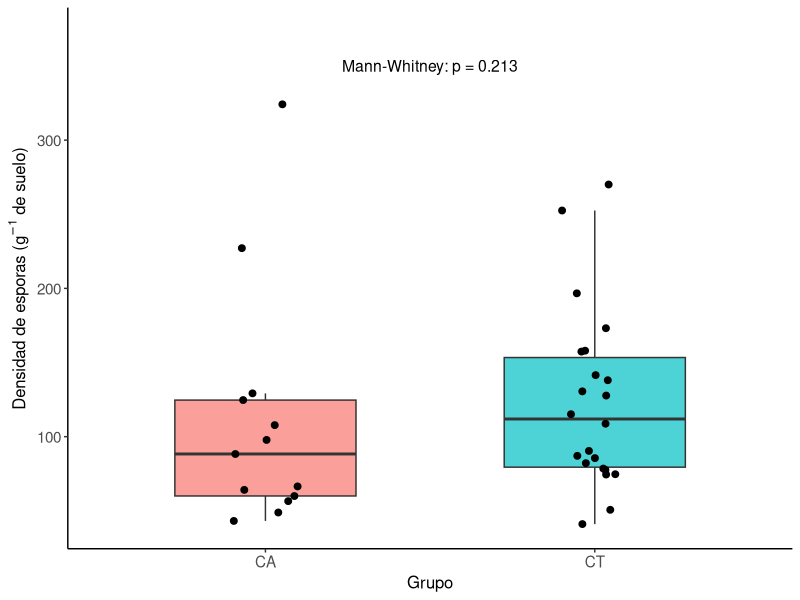
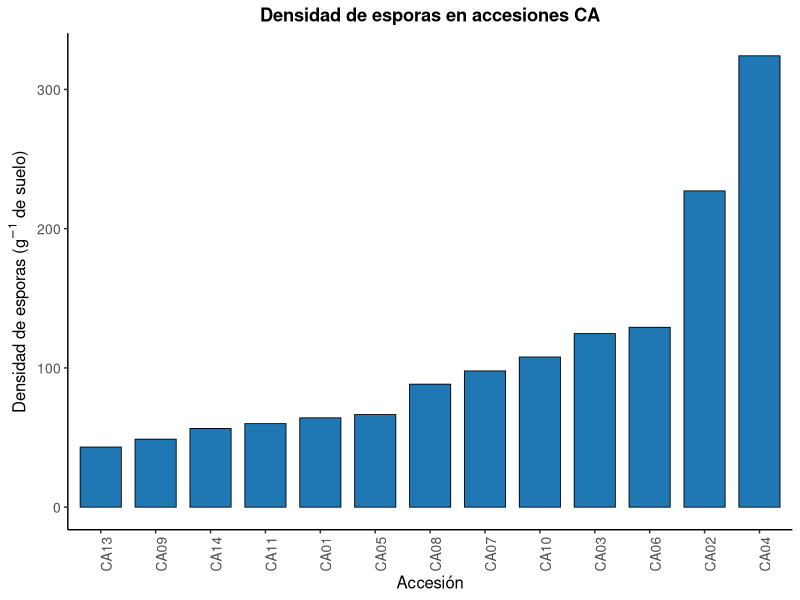
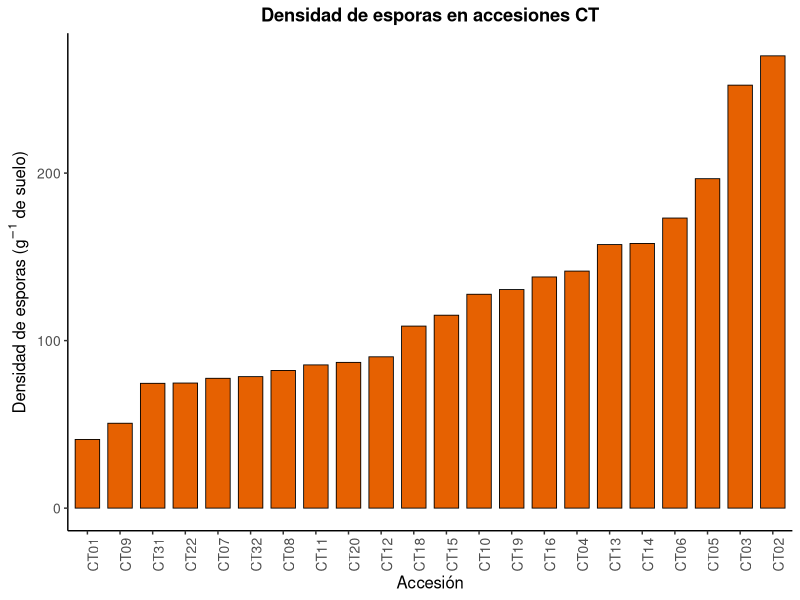
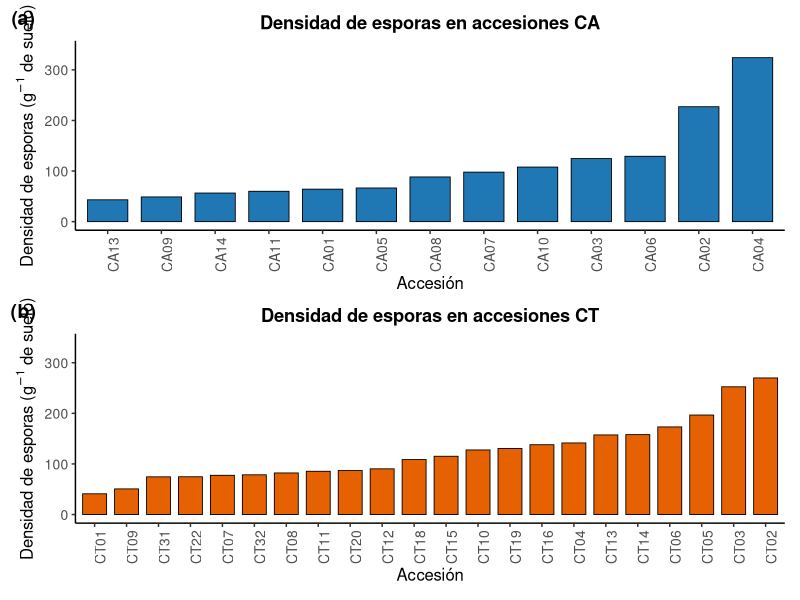
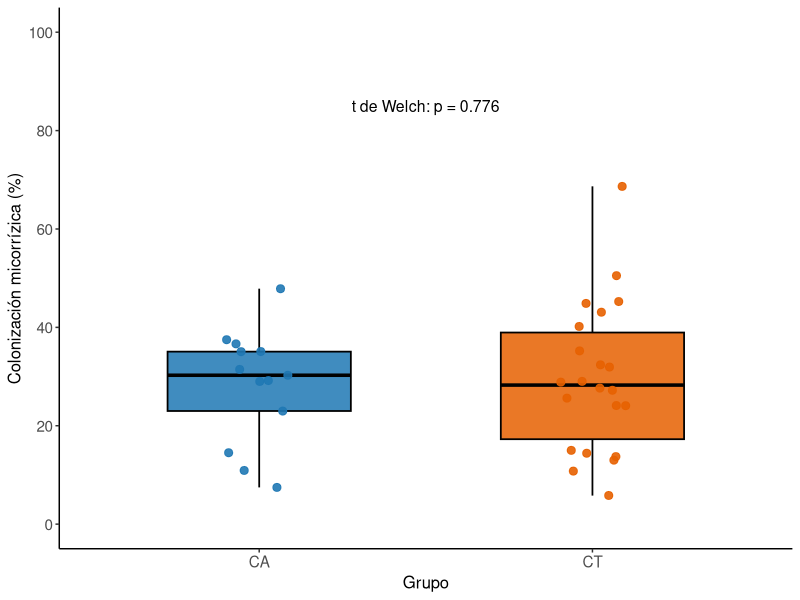
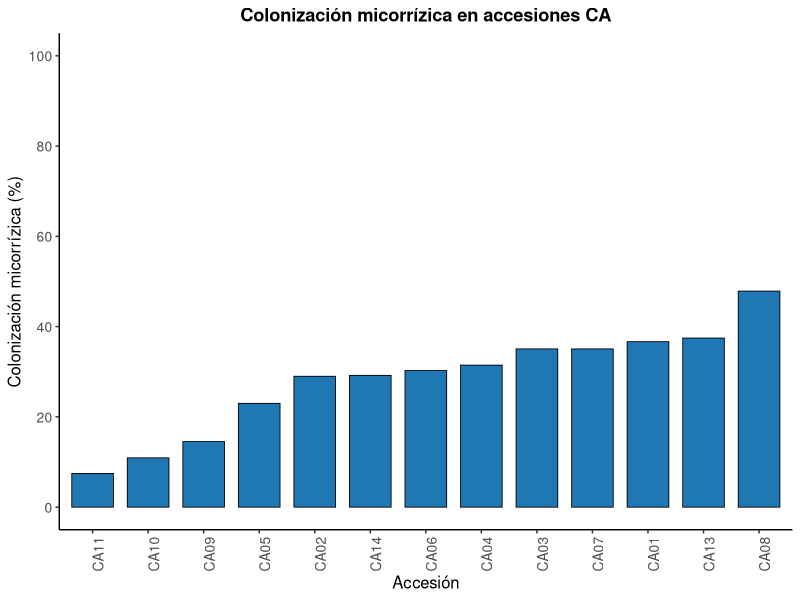
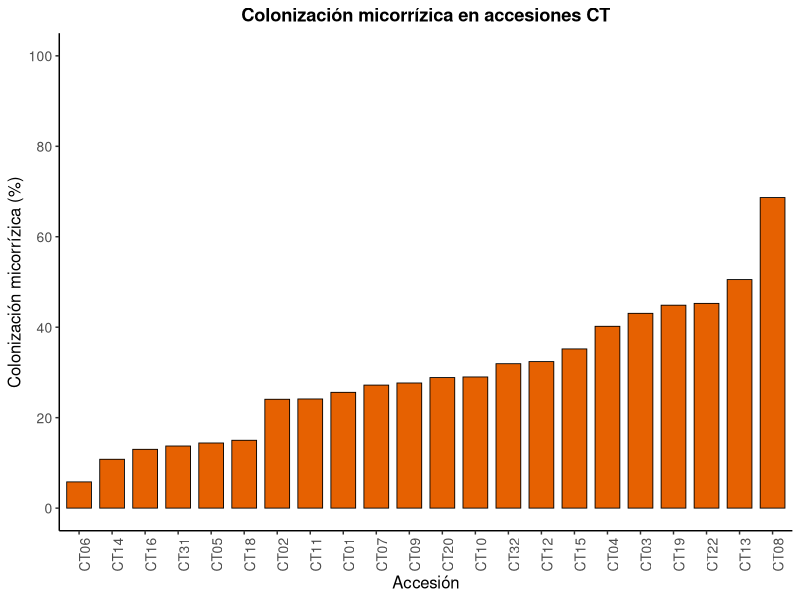
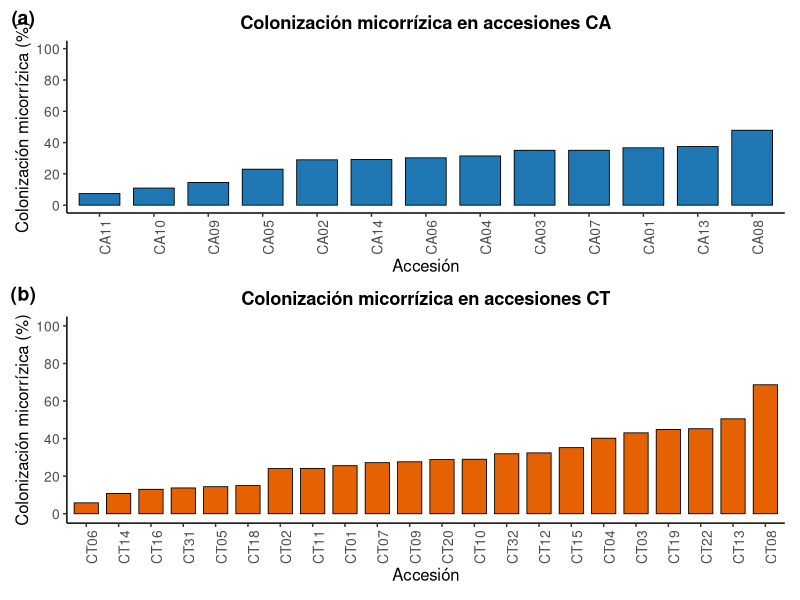

Here is the R script that generated these plots, in order:
## ---- chunk 1

library(readxl)
library(dplyr)
library(ggplot2)
library(readxl)
library(patchwork)


## ---- chunk 2

datos <- read_excel("data/densidad de esporas procesar.xlsx", 
    sheet = "Total_por_accesion")
View(datos)


datos <- datos %>%
  mutate(
    Densidad_esporas_g = `Total de esporas` / 6
  )

datos

str(datos)

## ---- chunk 3


# Descriptivos generales
descriptivos_general <- datos %>%
  summarise(
    n = sum(!is.na(Densidad_esporas_g)),
    Media = mean(Densidad_esporas_g, na.rm = TRUE),
    DE = sd(Densidad_esporas_g, na.rm = TRUE),
    Mediana = median(Densidad_esporas_g, na.rm = TRUE),
    Minimo = min(Densidad_esporas_g, na.rm = TRUE),
    Maximo = max(Densidad_esporas_g, na.rm = TRUE)
  )

descriptivos_general


# Descriptivos por grupo
descriptivos_grupo <- datos %>%
  group_by(Grupo) %>%
  summarise(
    n = sum(!is.na(Densidad_esporas_g)),
    Media = mean(Densidad_esporas_g, na.rm = TRUE),
    DE = sd(Densidad_esporas_g, na.rm = TRUE),
    Mediana = median(Densidad_esporas_g, na.rm = TRUE),
    Minimo = min(Densidad_esporas_g, na.rm = TRUE),
    Maximo = max(Densidad_esporas_g, na.rm = TRUE)
  )

descriptivos_grupo

## ---- chunk 4

# Grupo CA
shapiro_CA <- shapiro.test(
  datos$Densidad_esporas_g[datos$Grupo == "CA"]
)

shapiro_CA


# Grupo CT
shapiro_CT <- shapiro.test(
  datos$Densidad_esporas_g[datos$Grupo == "CT"]
)

shapiro_CT

## ---- chunk 5

mann_whitney <- wilcox.test(
  Densidad_esporas_g ~ Grupo,
  data = datos,
  exact = FALSE
)

mann_whitney


## ---- chunk 6

p_valor <- mann_whitney$p.value

fig_boxplot <- ggplot(
  datos,
  aes(
    x = Grupo,
    y = Densidad_esporas_g,
    fill = Grupo
  )
) +
  geom_boxplot(
    width = 0.55,
    outlier.shape = NA,
    alpha = 0.7
  ) +
  geom_jitter(
    width = 0.10,
    size = 2
  ) +
  annotate(
    "text",
    x = 1.5,
    y = max(datos$Densidad_esporas_g, na.rm = TRUE) * 1.08,
    label = paste0(
      "Mann-Whitney: p = ",
      format.pval(p_valor, digits = 3)
    ),
    size = 4
  ) +
  expand_limits(
    y = max(datos$Densidad_esporas_g, na.rm = TRUE) * 1.15
  ) +
  labs(
    x = "Grupo",
    y = expression(
      "Densidad de esporas (g"^{-1}*" de suelo)"
    )
  ) +
  theme_classic() +
  theme(
    legend.position = "none",
    axis.title = element_text(size = 12),
    axis.text = element_text(size = 11)
  )

fig_boxplot



# Exportar

ggsave(
  filename = "manuscript/Figuras_Densidad_HMA/Figura_1_Boxplot_CA_vs_CT.tiff",
  plot = fig_boxplot,
  width = 16,
  height = 14,
  units = "cm",
  dpi = 600,
  compression = "lzw"
)

# ggsave(
#   filename = "manuscript/Figuras_Densidad_HMA/Figura_1_Boxplot_CA_vs_CT.pdf",
#   plot = fig_boxplot,
#   width = 16,
#   height = 14,
#   units = "cm",
#   device = cairo_pdf
# )

## ---- chunk 7

fig_CA <- ggplot(
  filter(datos, Grupo == "CA"),
  aes(
    x = reorder(Accesión, Densidad_esporas_g),
    y = Densidad_esporas_g
  )
) +
  geom_col(
    width = 0.75,
    fill = "#1F78B4",
    color = "black",
    linewidth = 0.3
  ) +
  labs(
    x = "Accesión",
    y = expression(
      "Densidad de esporas (g"^{-1}*" de suelo)"
    ),
    title = "Densidad de esporas en accesiones CA"
  ) +
  theme_classic() +
  theme(
    axis.text.x = element_text(
      angle = 90,
      hjust = 1
    ),
    plot.title = element_text(
      hjust = 0.5,
      face = "bold"
    ),
    axis.title = element_text(size = 12),
    axis.text = element_text(size = 10)
  )

fig_CA


# Exportar

# ggsave(
#   filename = "manuscript/Figuras_Densidad_HMA/Figura_2_Densidad_CA.tiff",
#   plot = fig_CA,
#   width = 22,
#   height = 15,
#   units = "cm",
#   dpi = 600,
#   compression = "lzw"
# )

# ggsave(
#   filename = "manuscript/Figuras_Densidad_HMA/Figura_2_Densidad_CA.pdf",
#   plot = fig_CA,
#   width = 22,
#   height = 15,
#   units = "cm",
#   device = cairo_pdf
# )

## ---- chunk 8

fig_CT <- ggplot(
  filter(datos, Grupo == "CT"),
  aes(
    x = reorder(Accesión, Densidad_esporas_g),
    y = Densidad_esporas_g
  )
) +
  geom_col(
    width = 0.75,
    fill = "#E66101",
    color = "black",
    linewidth = 0.3
  ) +
  labs(
    x = "Accesión",
    y = expression(
      "Densidad de esporas (g"^{-1}*" de suelo)"
    ),
    title = "Densidad de esporas en accesiones CT"
  ) +
  theme_classic() +
  theme(
    axis.text.x = element_text(
      angle = 90,
      hjust = 1
    ),
    plot.title = element_text(
      hjust = 0.5,
      face = "bold"
    ),
    axis.title = element_text(size = 12),
    axis.text = element_text(size = 10)
  )

fig_CT

# exportar

# ggsave(
#   filename = "manuscript/Figuras_Densidad_HMA/Figura_3_Densidad_CT.tiff",
#   plot = fig_CT,
#   width = 22,
#   height = 15,
#   units = "cm",
#   dpi = 600,
#   compression = "lzw"
# )

# ggsave(
#   filename = "manuscript/Figuras_Densidad_HMA/Figura_3_Densidad_CT.pdf",
#   plot = fig_CT,
#   width = 22,
#   height = 15,
#   units = "cm",
#   device = cairo_pdf
# )

## ---- chunk 9

# Establecer la misma escala del eje Y para ambas figuras
limite_y <- max(datos$Densidad_esporas_g, na.rm = TRUE) * 1.05

fig_CA_final <- fig_CA +
  coord_cartesian(ylim = c(0, limite_y))

fig_CT_final <- fig_CT +
  coord_cartesian(ylim = c(0, limite_y))


# Combinar figuras verticalmente
fig_combinada <- (
  fig_CA_final /
  fig_CT_final
) +
  plot_annotation(
    tag_levels = "a",
    tag_prefix = "(",
    tag_suffix = ")"
  ) &
  theme(
    plot.tag = element_text(
      face = "bold",
      size = 14
    ),
    plot.tag.position = c(0.01, 0.99)
  )

# Visualizar
fig_combinada


# Exportar figura combinada
ggsave(
  filename = "manuscript/Figuras_Densidad_HMA/Figura_2_Densidad_CA_CT.tiff",
  plot = fig_combinada,
  width = 22,
  height = 28,
  units = "cm",
  dpi = 600,
  compression = "lzw",
  bg = "white"
)

## ---- chunk 10

library(readxl)
colonizacion <- read_excel("data/base_datos_tincion.xlsx", 
    sheet = "fb")

colonizacion

## ---- chunk 11


# ============================================================
# 3. PREPARAR LOS DATOS DE COLONIZACIÓN
# ============================================================

colonizacion <- colonizacion %>%
  mutate(
    Accesión = gsub("_", "", muestra),
    Grupo = substr(Accesión, 1, 2)
  )


# ============================================================
# 4. PROMEDIO DE R1, R2 Y R3 POR ACCESIÓN
# ============================================================

colonizacion_promedio <- colonizacion %>%
  group_by(Accesión, Grupo) %>%
  summarise(
    Colonizacion = mean(porcentaje, na.rm =TRUE),
    .groups = "drop"
  )


# ============================================================
# 5. CONSERVAR SOLO LAS 35 ACCESIONES USADAS EN DENSIDAD
# ============================================================

colonizacion_analisis <- colonizacion_promedio %>%
  semi_join(
    datos %>% select(Accesión),
    by = "Accesión"
  ) %>%
  arrange(Grupo, Accesión)

colonizacion_analisis


# Accesiones de densidad que no aparecen en colonización
anti_join(
  datos %>% distinct(Accesión),
  colonizacion_promedio %>% distinct(Accesión),
  by = "Accesión"
)

# Número de accesiones por grupo
colonizacion_analisis %>%
  count(Grupo)

# Verificar accesiones únicas
n_distinct(colonizacion_analisis$Accesión)

# ============================================================
# 6. ESTADÍSTICA DESCRIPTIVA GENERAL
# ============================================================

descriptivos_general <- colonizacion_analisis %>%
  summarise(
    n = n(),
    Media = mean(Colonizacion),
    DE = sd(Colonizacion),
    Mediana = median(Colonizacion),
    Minimo = min(Colonizacion),
    Maximo = max(Colonizacion)
  )

descriptivos_general


# ============================================================
# 7. ESTADÍSTICA DESCRIPTIVA POR GRUPO
# ============================================================

descriptivos_grupo <- colonizacion_analisis %>%
  group_by(Grupo) %>%
  summarise(
    n = n(),
    Media = mean(Colonizacion),
    DE = sd(Colonizacion),
    Mediana = median(Colonizacion),
    Minimo = min(Colonizacion),
    Maximo = max(Colonizacion)
  )

descriptivos_grupo


# ============================================================
# 8. NORMALIDAD: SHAPIRO-WILK
# ============================================================

shapiro_CA <- shapiro.test(
  colonizacion_analisis$Colonizacion[
    colonizacion_analisis$Grupo == "CA"
  ]
)

shapiro_CT <- shapiro.test(
  colonizacion_analisis$Colonizacion[
    colonizacion_analisis$Grupo == "CT"
  ]
)

shapiro_CA
shapiro_CT


# ============================================================
# 9. COMPARACIÓN CA vs CT
# t DE WELCH
# ============================================================

comparacion <- t.test(
  Colonizacion ~ Grupo,
  data = colonizacion_analisis,
  var.equal = FALSE
)

comparacion


# ============================================================
# 10. COLORES
# ============================================================

colores_grupo <- c(
  "CA" = "#1F78B4",
  "CT" = "#E66101"
)


# ============================================================
# ============================================================
# 11. BOXPLOT CA vs CT
# ============================================================

p_valor <- comparacion$p.value

fig_boxplot_col <- ggplot(
  colonizacion_analisis,
  aes(
    x = Grupo,
    y = Colonizacion,
    fill = Grupo
  )
) +
  geom_boxplot(
    width = 0.55,
    alpha = 0.85,
    color = "black",
    linewidth = 0.6,
    outlier.shape = NA
  ) +
  geom_jitter(
    aes(color = Grupo),
    width = 0.10,
    size = 2.4,
    alpha = 0.9,
    show.legend = FALSE
  ) +
  annotate(
    "text",
    x = 1.5,
    y = 85,
    label = paste0(
      "t de Welch: p = ",
      format.pval(p_valor, digits = 3)
    ),
    size = 4
  ) +
  scale_fill_manual(values = colores_grupo) +
  scale_color_manual(values = colores_grupo) +
  scale_y_continuous(
    limits = c(0, 100),
    breaks = seq(0, 100, 20)
  ) +
  labs(
    x = "Grupo",
    y = "Colonización micorrízica (%)"
  ) +
  theme_classic() +
  theme(
    legend.position = "none",
    axis.title = element_text(size = 12),
    axis.text = element_text(size = 11)
  )

fig_boxplot_col


# ------------------------------------------------------------
# FIGURA 1. BOXPLOT CA vs CT
# ------------------------------------------------------------

ggsave(
  filename = "manuscript/Figuras_Colonizacion_HMA/Figura_1_Boxplot_Colonizacion_CA_vs_CT.tiff",
  plot = fig_boxplot_col,
  width = 16,
  height = 14,
  units = "cm",
  dpi = 600,
  compression = "lzw",
  bg = "white"
)

# ggsave(
#   "manuscript/Figuras_Colonizacion_HMA/Figura_1_Boxplot_Colonizacion_CA_vs_CT.png",
#   plot = fig_boxplot_col,
#   width = 16,
#   height = 14,
#   units = "cm",
#   dpi = 600,
#   bg = "white"
# )


# ggsave(
#   filename = "manuscript/Figuras_Colonizacion_HMA/Figura_1_Boxplot_Colonizacion_CA_vs_CT.pdf",
#   plot = fig_boxplot_col,
#   width = 16,
#   height = 14,
#   units = "cm",
#   device = cairo_pdf,
#   bg = "white"
# )

# ============================================================
# ============================================================
# 12. COLONIZACIÓN POR ACCESIÓN - CA
# ============================================================

fig_CA_col <- ggplot(
  filter(colonizacion_analisis, Grupo == "CA"),
  aes(
    x = reorder(Accesión, Colonizacion),
    y = Colonizacion
  )
) +
  geom_col(
    width = 0.75,
    fill = "#1F78B4",
    color = "black",
    linewidth = 0.3
  ) +
  scale_y_continuous(
    limits = c(0, 100),
    breaks = seq(0, 100, 20)
  ) +
  labs(
    x = "Accesión",
    y = "Colonización micorrízica (%)",
    title = "Colonización micorrízica en accesiones CA"
  ) +
  theme_classic() +
  theme(
    axis.text.x = element_text(
      angle = 90,
      hjust = 1
    ),
    plot.title = element_text(
      hjust = 0.5,
      face = "bold"
    ),
    axis.title = element_text(size = 12),
    axis.text = element_text(size = 10)
  )

fig_CA_col

# ============================================================
# ============================================================
# 13. COLONIZACIÓN POR ACCESIÓN - CT
# ============================================================

fig_CT_col <- ggplot(
  filter(colonizacion_analisis, Grupo == "CT"),
  aes(
    x = reorder(Accesión, Colonizacion),
    y = Colonizacion
  )
) +
  geom_col(
    width = 0.75,
    fill = "#E66101",
    color = "black",
    linewidth = 0.3
  ) +
  scale_y_continuous(
    limits = c(0, 100),
    breaks = seq(0, 100, 20)
  ) +
  labs(
    x = "Accesión",
    y = "Colonización micorrízica (%)",
    title = "Colonización micorrízica en accesiones CT"
  ) +
  theme_classic() +
  theme(
    axis.text.x = element_text(
      angle = 90,
      hjust = 1
    ),
    plot.title = element_text(
      hjust = 0.5,
      face = "bold"
    ),
    axis.title = element_text(size = 12),
    axis.text = element_text(size = 10)
  )

fig_CT_col

# ============================================================
# 14. EXPORTAR FIGURAS EN ALTA CALIDAD
# ============================================================

# ------------------------------------------------------------
# FIGURA 2. COLONIZACIÓN EN ACCESIONES CA
# ------------------------------------------------------------

# ggsave(
#   filename = "manuscript/Figuras_Colonizacion_HMA/Figura_2_Colonizacion_CA.tiff",
#   plot = fig_CA_col,
#   width = 22,
#   height = 15,
#   units = "cm",
#   dpi = 600,
#   compression = "lzw",
#   bg = "white"
# )

# ggsave(
#   filename = "Figuras_Colonizacion_HMA/Figura_2_Colonizacion_CA.pdf",
#   plot = fig_CA_col,
#   width = 22,
#   height = 15,
#   units = "cm",
#   device = cairo_pdf,
#   bg = "white"
# )

# ------------------------------------------------------------
# FIGURA 3. COLONIZACIÓN EN ACCESIONES CT
# ------------------------------------------------------------

# ggsave(
#   filename = "Figuras_Colonizacion_HMA/Figura_3_Colonizacion_CT.tiff",
#   plot = fig_CT_col,
#   width = 22,
#   height = 15,
#   units = "cm",
#   dpi = 600,
#   compression = "lzw",
#   bg = "white"
# )


# Exportar figuras colonizacion unidas

# ============================================================
# 15. COMBINAR FIGURAS CA Y CT
# ============================================================

fig_colonizacion <- (
  fig_CA_col /
  fig_CT_col
) +
  plot_layout(
    heights = c(1, 1.2)
  ) +
  plot_annotation(
    tag_levels = "a",
    tag_prefix = "(",
    tag_suffix = ")"
  ) &
  theme(
    plot.tag = element_text(
      face = "bold",
      size = 14
    ),
    plot.tag.position = c(0.01, 0.99)
  )

# Visualizar figura combinada
fig_colonizacion


# ============================================================
# 16. EXPORTAR FIGURA COMBINADA
# ============================================================

ggsave(
  filename = paste0(
    "manuscript/Figuras_Colonizacion_HMA/",
    "Figura_2_Colonizacion_CA_CT.tiff"
  ),
  plot = fig_colonizacion,
  width = 22,
  height = 28,
  units = "cm",
  dpi = 600,
  compression = "lzw",
  bg = "white"
)








## ---- chunk 12

# ============================================================
# CORRELACIÓN ENTRE DENSIDAD DE ESPORAS Y COLONIZACIÓN
# ============================================================

library(dplyr)

# Unir ambas bases mediante la accesión
datos_cor <- datos %>%
  select(Accesión, Grupo, Densidad_esporas_g) %>%
  inner_join(
    colonizacion_analisis %>%
      select(Accesión, Colonizacion),
    by = "Accesión"
  )

# Visualizar
View(datos_cor)

# Verificar número de observaciones
nrow(datos_cor)

# Verificar estructura
str(datos_cor)

## ---- chunk 13

# ============================================================
# 2. CORRELACIÓN DE SPEARMAN
# ============================================================

# Correlación general
cor_general <- cor.test(
  datos_cor$Densidad_esporas_g,
  datos_cor$Colonizacion,
  method = "spearman",
  exact = FALSE
)

cor_general


# Correlación grupo CA
cor_CA <- cor.test(
  datos_cor$Densidad_esporas_g[datos_cor$Grupo == "CA"],
  datos_cor$Colonizacion[datos_cor$Grupo == "CA"],
  method = "spearman",
  exact = FALSE
)

cor_CA


# Correlación grupo CT
cor_CT <- cor.test(
  datos_cor$Densidad_esporas_g[datos_cor$Grupo == "CT"],
  datos_cor$Colonizacion[datos_cor$Grupo == "CT"],
  method = "spearman",
  exact = FALSE
)

cor_CT

## ---- chunk 14

# ============================================================
# 3. EXTRAER COEFICIENTES Y VALORES P
# ============================================================

# General
rho_general <- unname(cor_general$estimate)
p_general <- cor_general$p.value

# CA
rho_CA <- unname(cor_CA$estimate)
p_CA <- cor_CA$p.value

# CT
rho_CT <- unname(cor_CT$estimate)
p_CT <- cor_CT$p.value


# Tabla resumen
resultados_cor <- data.frame(
  Grupo = c("General", "CA", "CT"),
  n = c(
    nrow(datos_cor),
    sum(datos_cor$Grupo == "CA"),
    sum(datos_cor$Grupo == "CT")
  ),
  Rho = c(rho_general, rho_CA, rho_CT),
  p_valor = c(p_general, p_CA, p_CT)
)

resultados_cor

## ---- chunk 15

# ============================================================
# 4. GRÁFICO DE CORRELACIÓN
# ============================================================

# Formatear valores p
formato_p <- function(p) {
  if (p < 0.001) {
    return("p < 0.001")
  }
  paste0("p = ", sprintf("%.3f", p))
}

# Etiquetas estadísticas
etiqueta_cor <- paste0(
  "General: \u03c1 = ", sprintf("%.3f", rho_general),
  "; ", formato_p(p_general),
  "\nCA: \u03c1 = ", sprintf("%.3f", rho_CA),
  "; ", formato_p(p_CA),
  "\nCT: \u03c1 = ", sprintf("%.3f", rho_CT),
  "; ", formato_p(p_CT)
)

# Crear figura
fig_correlacion <- ggplot(
  datos_cor,
  aes(
    x = Densidad_esporas_g,
    y = Colonizacion,
    color = Grupo
  )
) +
  geom_point(
    size = 3,
    alpha = 0.85
  ) +
  annotate(
    "text",
    x = Inf,
    y = Inf,
    label = etiqueta_cor,
    hjust = 1.05,
    vjust = 1.2,
    size = 3.8
  ) +
  scale_color_manual(
    values = c(
      "CA" = "#1F78B4",
      "CT" = "#E66101"
    )
  ) +
  scale_x_continuous(
    expand = expansion(mult = c(0.05, 0.08))
  ) +
  scale_y_continuous(
    limits = c(0, 100),
    breaks = seq(0, 100, 20)
  ) +
  labs(
    x = expression(
      "Densidad de esporas (esporas g"^{-1}*
      " de suelo)"
    ),
    y = "Colonización micorrízica (%)",
    color = "Grupo"
  ) +
  theme_classic() +
  theme(
    axis.title = element_text(size = 12),
    axis.text = element_text(size = 10),
    legend.position = "bottom",
    legend.direction = "horizontal",
    legend.title = element_text(size = 11),
    legend.text = element_text(size = 10),
    plot.margin = margin(10, 10, 10, 10)
  )

fig_correlacion

## ---- chunk 16

# ============================================================
# 5. EXPORTACIÓN
# ============================================================

# Crear carpeta
carpeta <- "manuscript/Figuras_Correlacion_HMA"

dir.create(
  carpeta,
  recursive = TRUE,
  showWarnings = FALSE
)

# Exportar TIFF
ggsave(
  filename = file.path(
    carpeta,
    "Figura_Correlacion_Densidad_vs_Colonizacion.tiff"
  ),
  plot = fig_correlacion,
  width = 18,
  height = 14,
  units = "cm",
  dpi = 600,
  compression = "lzw",
  bg = "white"
)

# Exportar PNG
ggsave(
  filename = file.path(
    carpeta,
    "Figura_Correlacion_Densidad_vs_Colonizacion.png"
  ),
  plot = fig_correlacion,
  width = 18,
  height = 14,
  units = "cm",
  dpi = 600,
  bg = "white"
)
